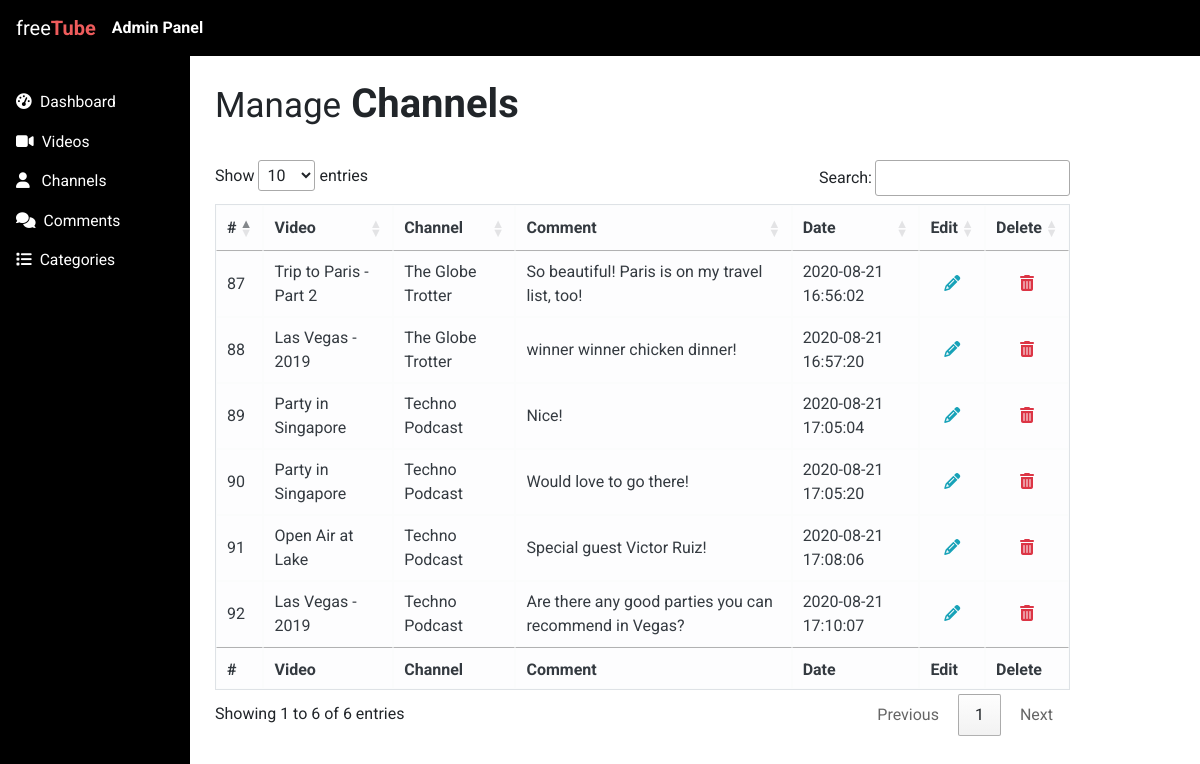
Page /admin/comments (signed in) on the earlier database version.
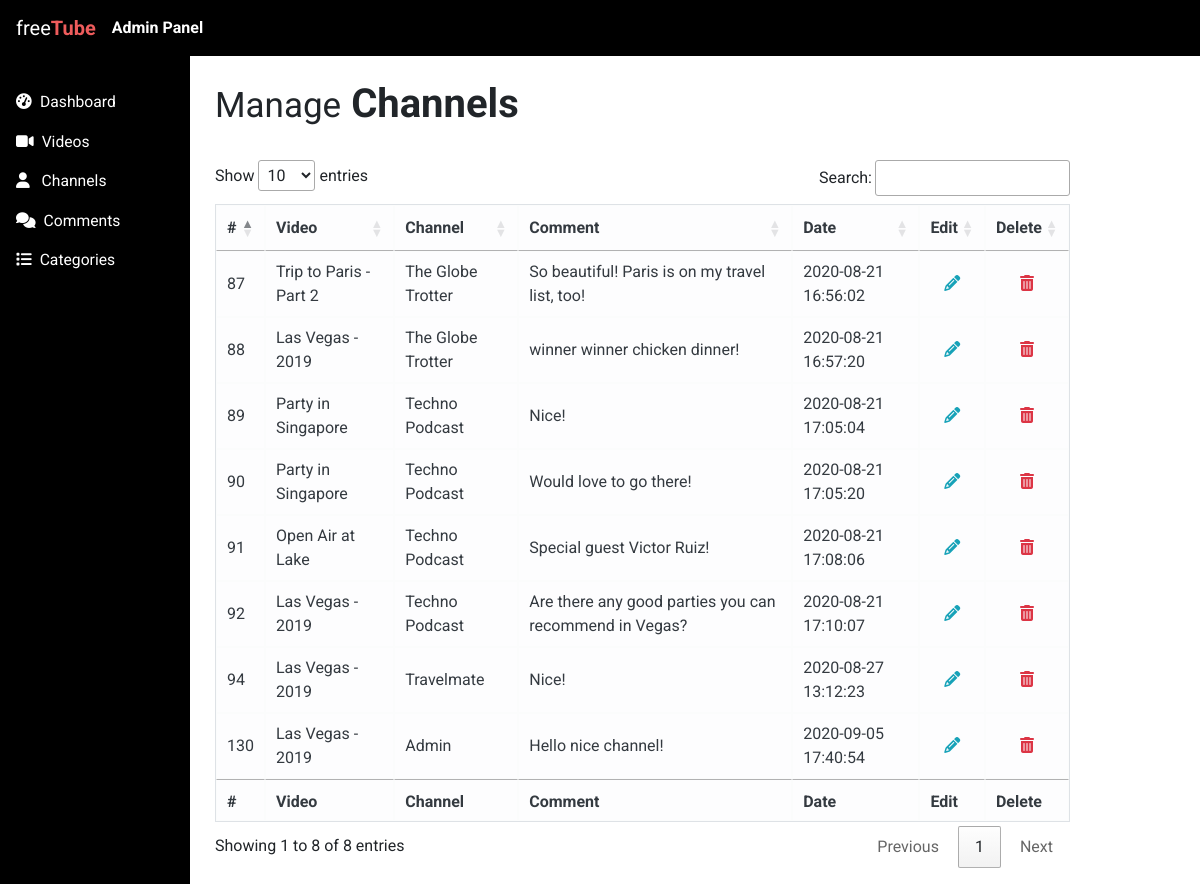
Same page on the later database version.
### tables this page shows
CREATE TABLE `comments` (
  `com_id` int(200) NOT NULL,
  `com_vid_id` int(11) NOT NULL,
  `com_channel_id` int(11) NOT NULL,
  `com_content` text NOT NULL,
  `com_date` datetime NOT NULL DEFAULT CURRENT_TIMESTAMP
);

CREATE TABLE `videos` (
  `vid_id` int(11) NOT NULL,
  `vid_cat_id` int(3) NOT NULL,
  `vid_channel_id` int(11) NOT NULL,
  `vid_tags` varchar(255) NOT NULL,
  `vid_title` varchar(255) NOT NULL,
  `vid_url` text NOT NULL,
  `vid_com_count` int(11) NOT NULL DEFAULT '0',
  `vid_like_count` int(11) NOT NULL DEFAULT '0',
  `vid_date` date NOT NULL
);

CREATE TABLE `channels` (
  `channel_id` int(11) NOT NULL,
  `channel_is_admin` varchar(10) NOT NULL DEFAULT 'false',
  `channel_name` varchar(255) NOT NULL,
  `channel_img` varchar(255) NOT NULL DEFAULT 'assets/images/channels/profile_default.png',
  `channel_owner` varchar(255) NOT NULL,
  `channel_email` varchar(255) NOT NULL,
  `channel_password` varchar(255) NOT NULL,
  `channel_reg_date` datetime NOT NULL DEFAULT CURRENT_TIMESTAMP
);

### app/controllers/Admin.php (called while the page is built, shortened)
<?php
class Admin extends Controller {
  public function __construct() {
    $this->commentModel = $this->model('Comment');
  }
  public function comments() {
    $comments = $this->commentModel->getCommentsAdmin();
    $data = [
      'comments' => $comments,
    ];
    $this->view('admin/comments', $data);
  }
}
?>

### app/libraries/Core.php (called while the page is built, shortened)
<?php
class CORE {
  protected $currentMethod = 'index';
  public function __construct() {
    $url = $this->getUrl();
    if ($url !== NULL && file_exists('../app/controllers/' . ucwords($url[0]) . '.php')) {
      unset($url[0]);
    } elseif ($url !== NULL && !file_exists('../app/controllers/' . ucwords($url[0]) . '.php')) {
      $this->currentController = 'Errors';
      $this->currentMethod = 'page_not_found';
    }
    $this->currentController = new $this->currentController;
    if(isset($url[1])) {
      if(method_exists($this->currentController, $url[1])) {
        $this->currentMethod = $url[1];
        unset($url[1]);
      }
    }
    $this->params = $url ? array_values($url) : [];
    call_user_func_array([$this->currentController, $this->currentMethod], $this->params);
  }
  private function getUrl() {
    if(isset($_GET['url'])) {
      $url = rtrim($_GET['url'], '/');
      $url = explode('/', $url);
      return $url;
    }
  }
}
?>

### public/index.php (called while the page is built, shortened)
<?php
$init = new Core;
?>

### app/libraries/Database.php (called while the page is built, shortened)
<?php
class Database extends DatabaseConfig {
    private $dbh;
    private $stmt;
    public function __construct() {
        $dsn = 'mysql:host=' . $this->host . ';dbname=' . $this->db;
        $options = [
            PDO::ATTR_PERSISTENT => true,
            PDO::ATTR_ERRMODE => PDO::ERRMODE_EXCEPTION
        ];
        try {
            $this->dbh = new PDO($dsn,$this->user, $this->pw, $options);
        } catch(PDOException $ex) {
            $this->error = $ex->getMessage();
            echo $this->error;
        }
    }
    public function query($query) {
        $this->stmt = $this->dbh->prepare($query);
    }
    public function execute(){
        return $this->stmt->execute();
    }
    public function resultSet(){
        $this->execute();
        return $this->stmt->fetchAll(PDO::FETCH_ASSOC);
    }
}
?>

### app/models/comment.php (called while the page is built, shortened)
<?php
class Comment  {
  private $db;
  public function __construct() {
    $this->db = new Database;
  }
  public function getCommentsAdmin() {
    $this->db->query(
    "SELECT comments.*, channels.channel_name, videos.vid_title
    FROM comments
    INNER JOIN videos
    ON comments.com_vid_id = videos.vid_id
    INNER JOIN channels
    ON comments.com_channel_id = channels.channel_id"
    );
    $result = $this->db->resultSet();
    if ($this->db->rowCount() > 0) {
      return $result;
    } else {
      return false;
    }
  }
}
?>

### app/views/admin/comments.php (the view, shortened to what this page needs)
<?php
require APPROOT . '/views/includes/admin_header.php';
?>
<div class="page-wrapper">
  <div class="container-fluid">
    <div class="row channel-table-row">
      <div class="col-lg-12 mb-3">
        <h1 class="page-header pb-4">
          <small>Manage</small>
          Channels
        </h1>
        <form action="<?php echo URLROOT;?>/admin/edit_comment" method="post" enctype="multipart/form-data">
          <table id="comment-table" class="table-md table-light table-bordered table-responsive table-hover text-dark" cellspacing="0" width="100%">
            <thead class="">
              <tr>
                <th>#</th>
                <th>Video</th>
                <th>Channel</th>
                <th>Comment</th>
                <th>Date</th>
                <th>Edit</th>
                <th>Delete</th>
              </tr>
            </thead>
            <tbody>
              <?php foreach ($data['comments'] as $key => $comment) : ?>
              <tr>
                <td><?php echo $comment['com_id'];?></td>
                <td>
                  <?php echo $comment['vid_title']; ?>
                </td>
                <td>
                  <?php echo $comment['channel_name'];?>
                </td>
                <td>
                  <div class="comment-table-content justify-content-center" data-index="<?php echo $comment['com_id']; ?>">
                    <?php echo $comment['com_content']; ?>
                  </div>
                </td>
                <td>
                  <?php echo $comment['com_date'];?>
                </td>
                <td class="text-center">
                  <button type="button" onclick="openCommentEdit(this)" class="open-comment-edit bg-transparent border-0 text-info" data-index="<?php echo $comment['com_id']; ?>"><i class="fa fa-pencil" aria-hidden="true"></i></button>
                </td>
                <td class="text-center">
                  <a class="bg-transparent border-0 text-danger" href="<?php echo URLROOT;?>/admin/del_comment/<?php echo $comment['com_id']; ?>"><i class="fa fa-trash" aria-hidden="true"></i></a>
                </td>
              </tr>
              <?php endforeach; ?>
            </tbody>
            <tfoot class="">
              <tr>
                <th>#</th>
                <th>Video</th>
                <th>Channel</th>
                <th>Comment</th>
                <th>Date</th>
                <th>Edit</th>
                <th>Delete</th>
              </tr>
            </tfoot>
          </table>
        </form>
      </div>
    </div>
  </div>
</div>
<?php
require APPROOT . '/views/includes/admin_footer.php';
?>

### app/libraries/Controller.php (shortened to what this page needs)
<?php
class Controller {
  public function view($view, $data = []) {
    if (file_exists('../app/views/' . $view . '.php')) {
      require_once '../app/views/' . $view . '.php';
    } else {
      die('View does not exist');
    }
  }
}
?>

### app/views/includes/admin_header.php (shortened to what this page needs)
<!DOCTYPE html>
<html lang="en">
<head>
  <link rel="stylesheet" href="<?php echo URLROOT; ?>/node_modules/font-awesome/css/font-awesome.min.css">
  <link rel="stylesheet" href="<?php echo URLROOT; ?>/node_modules/bootstrap/dist/css/bootstrap.min.css">
  <link rel="stylesheet" href="//cdn.datatables.net/1.10.21/css/jquery.dataTables.min.css">
  <link rel="stylesheet" href="<?php echo URLROOT; ?>/css/main.css">
  <link rel="stylesheet" href="<?php echo URLROOT; ?>/css/second.css">
</head>
<body>
    <nav class="navbar navbar-expand-lg navbar-dark fixed-top">
      <a href="<?php echo URLROOT; ?>" class="navbar-brand">free<b class="text-primary">Tube</b></a>
      <span class=" text-capitalize font-weight-bold text-white">Admin Panel</span>
      <div id="navbarCollapse" class="navbar-collapse collapse side-nav h-100">
        <ul class="nav flex-column w-100">
          <li class="nav-item">
            <a class="nav-link active text-white" href="<?php echo URLROOT; ?>/admin/dashboard"><i class="fa fa-fw fa-dashboard pr-4"></i>Dashboard</a>
          </li>
          <li class="nav-item">
            <a class="nav-link text-white" href="<?php echo URLROOT; ?>/admin/videos"><i class="fa fa-video-camera pr-2" aria-hidden="true"></i>Videos</a>
          </li>
          <li class="nav-item">
            <a class="nav-link text-white" href="<?php echo URLROOT; ?>/admin/channels"><i class="fa fa-user pr-2" aria-hidden="true"></i> Channels</a>
          </li>
          <li class="nav-item">
            <a class="nav-link text-white" href="<?php echo URLROOT; ?>/admin/comments"><i class="fa fa-comments pr-2" aria-hidden="true"></i>Comments</a>
          </li>
          <li class="nav-item">
            <a class="nav-link active text-white" href="<?php echo URLROOT; ?>/admin/categories"><i class="fa fa-list pr-2" aria-hidden="true"></i>Categories</a>
          </li>
        </ul>
      </div>
    </nav>

### app/views/includes/admin_footer.php (shortened to what this page needs)
</body>
</html>

### public/css/main.css (style rules this page uses)
body { font-family: 'Roboto', sans-serif; }
h1, h2, h3, h4, h5 { font-weight: bold; }
.text-primary { color:rgb(238, 92, 92) !important; }

### public/css/second.css (style rules this page uses)
body { margin-top: 80px; }
nav { background-color: black !important; }
@media (min-width:768px) { .side-nav { position: fixed; top: 56px; left: 225px; width: 190px; padding-top: 26px; margin-left: -225px; border: none; border-radius: 0; overflow-y: auto; align-items: flex-start; font-size: 0.98rem; background-color: black; } }
@media (min-width: 1000px) { .page-wrapper { width: 100%; padding-left: 200px; } }
@media (min-width: 1200px) { .channel-table-row { margin-right: 100px; } }

Differences in the rows shown:
added comments: com_id "94", videos.vid_title "Las Vegas - 2019", channels.channel_name "Travelmate", com_content "Nice!", com_date "2020-08-27 13:12:23"
added comments: com_id "130", videos.vid_title "Las Vegas - 2019", channels.channel_name "Admin", com_content "Hello nice channel!", com_date "2020-09-05 17:40:54"
Other differences:
text written by a page script: "Show entries Search: Showing 1 to 6 of 6 entries Previous 1 Next" → "Show entries Search: Showing 1 to 8 of 8 entries Previous 1 Next"
